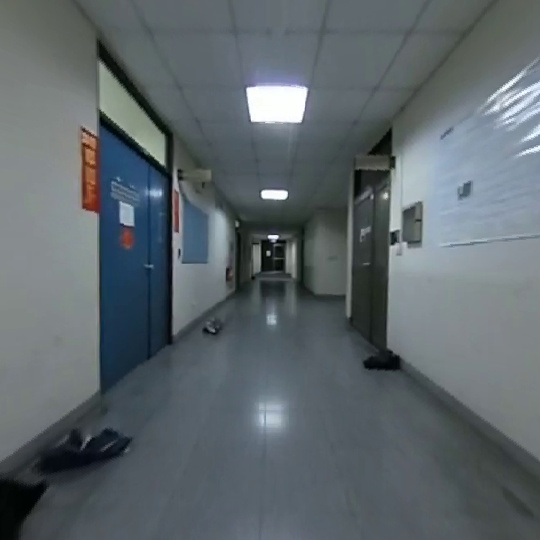
//> input picture developing_code/20190512/515.jpg, 540 x 540 px
$ ./ORBMatching   (built with g++ and OpenCV 4)
//> lines starting //> are read from the running program, lines starting //| are printed output that depends on the picture
#include <iostream>
//#include <opencv2/core/core.hpp>
//#include <opencv2/features2d/features2d.hpp>
//#include <opencv2/highgui/highgui.hpp>
#include <opencv2/opencv.hpp>
#include "ORBextractor.h"
#include <fstream>
using namespace std;
using namespace cv;

int main ( int argc, char** argv )
{
    //-- 讀取圖像
    Mat img_1 = imread ( "515.jpg" );
//> img_1 is the input picture: 540 rows x 540 cols, CV_8UC3; mean B, G, R 107.4, 102.6, 93.6
    Mat mImGray=img_1;
    Mat outimg1,outimg2;//輸出圖像
    cvtColor(mImGray,mImGray,CV_RGB2GRAY);//轉換爲灰度圖
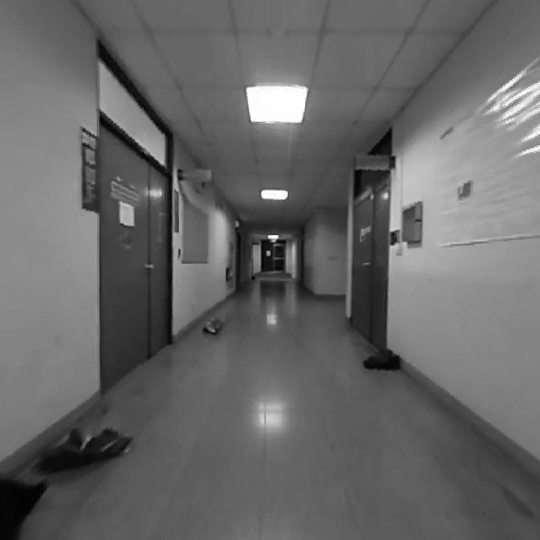
//> mImGray: 540 rows x 540 cols, CV_8UC1; min 1, max 255, mean 103


    //opencv中接口函數
   std::vector<KeyPoint> keypoints_1,keypoints_2,keypoints_3;
    Mat descriptors_1,descriptors_2,descriptors_3;
    Ptr<FeatureDetector> detector = ORB::create();
    Ptr<DescriptorExtractor> descriptor = ORB::create();
    detector->detect ( mImGray,keypoints_1 );
//> keypoints_1 = 500 keypoints; strongest (x, y, size): (276, 236, 37.2), (277, 236, 31), (269, 236, 31), (275, 236, 44.6)
    descriptor->compute ( mImGray, keypoints_1, descriptors_1 );
    drawKeypoints( img_1, keypoints_1, outimg1, Scalar::all(-1), DrawMatchesFlags::DEFAULT );
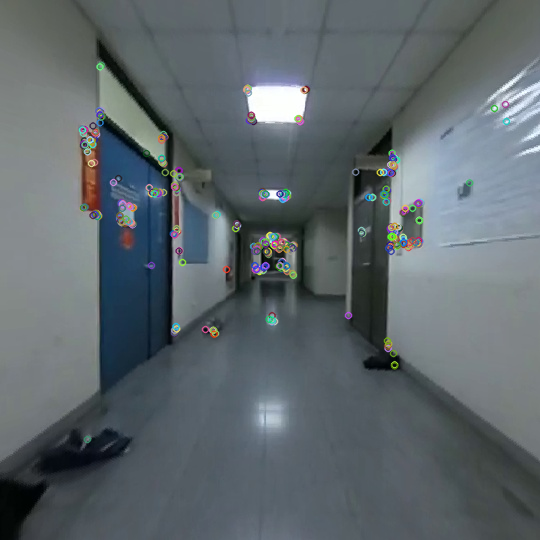
//> outimg1: 540 rows x 540 cols, CV_8UC3; mean B, G, R 107.7, 103.1, 94.1
    imshow("opencv提取ORB特徵點",outimg1);

    //調用ORB SLAM中特徵提取函數
//> (the run ends here: the program needs code that is not available in this run, at `ORB_SLAM2::ORBextractor* mpIniORBextractor;`)

$ run again, with developing_code/20190512/00305.jpg copied over developing_code/20190512/515.jpg
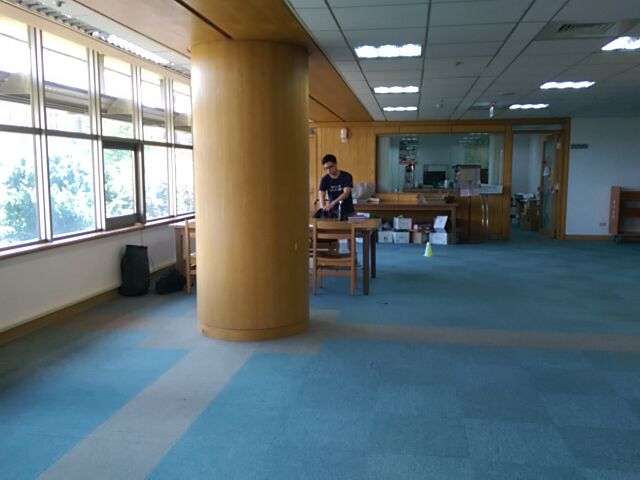
//> input picture developing_code/20190512/00305.jpg, 640 x 480 px
//> img_1 is the input picture: 480 rows x 640 cols, CV_8UC3; mean B, G, R 116.8, 113.4, 101
//> `cvtColor(mImGray,mImGray,CV_RGB2GRAY);`:
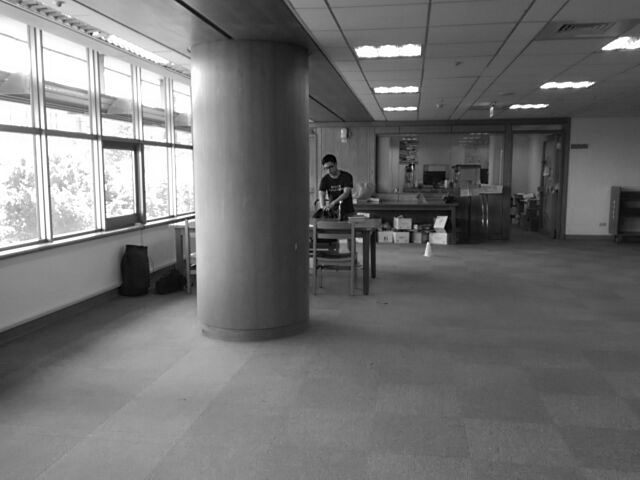
//> mImGray: 480 rows x 640 cols, CV_8UC1; min 1, max 255, mean 113
//> keypoints_1 = 500 keypoints; strongest (x, y, size): (101, 229, 37.2), (103, 227, 37.2), (147, 218, 31), (149, 218, 31)
//> `drawKeypoints( img_1, keypoints_1, outimg1, Scalar::all(-1), DrawMatch..`:
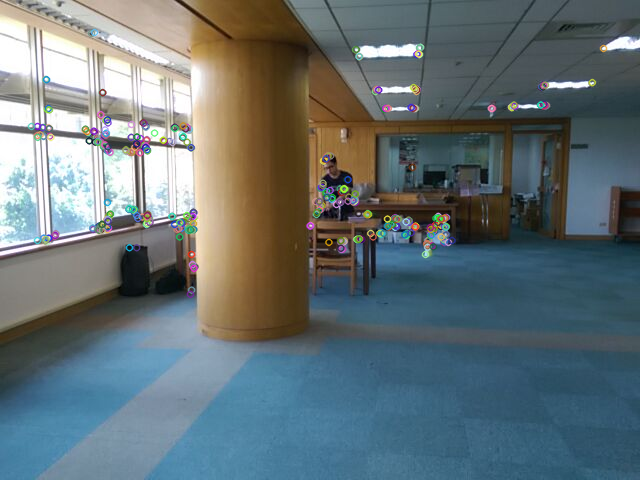
//> outimg1: 480 rows x 640 cols, CV_8UC3; mean B, G, R 116.7, 113.3, 100.9

$ run again, with developing_code/20190512/1.jpg copied over developing_code/20190512/515.jpg
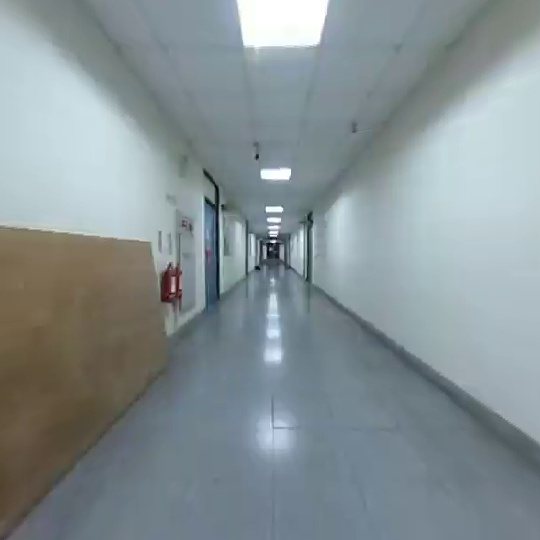
//> input picture developing_code/20190512/1.jpg, 540 x 540 px
//> img_1 is the input picture: 540 rows x 540 cols, CV_8UC3; mean B, G, R 148.6, 145.4, 134.2
//> `cvtColor(mImGray,mImGray,CV_RGB2GRAY);`:
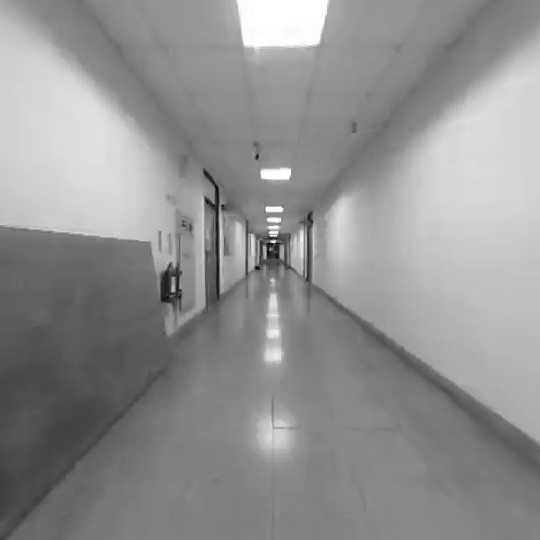
//> mImGray: 540 rows x 540 cols, CV_8UC1; min 4, max 255, mean 145.1
//> keypoints_1 = 500 keypoints; strongest (x, y, size): (272, 242, 31), (274, 241, 31), (274, 244, 31), (270, 233, 31)
